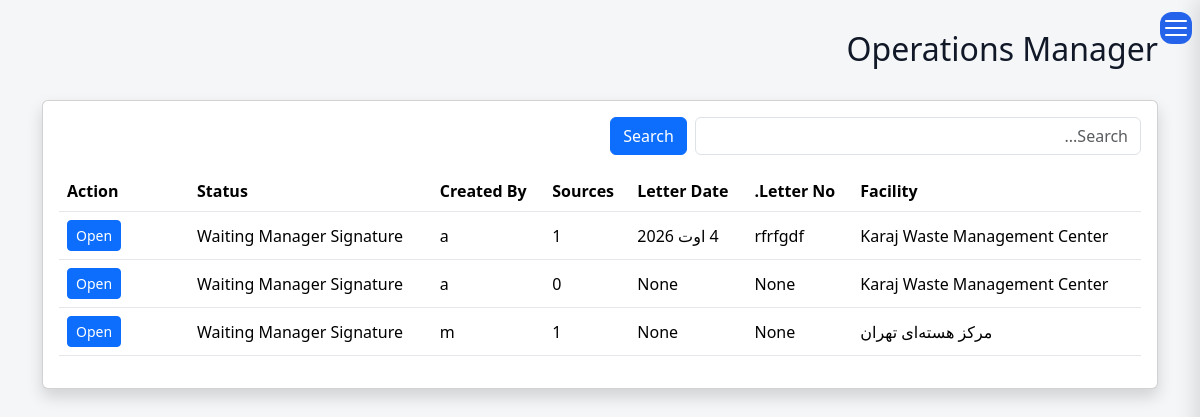
The page /operations/manager/licenses/ (signed in) on the database as committed earlier.
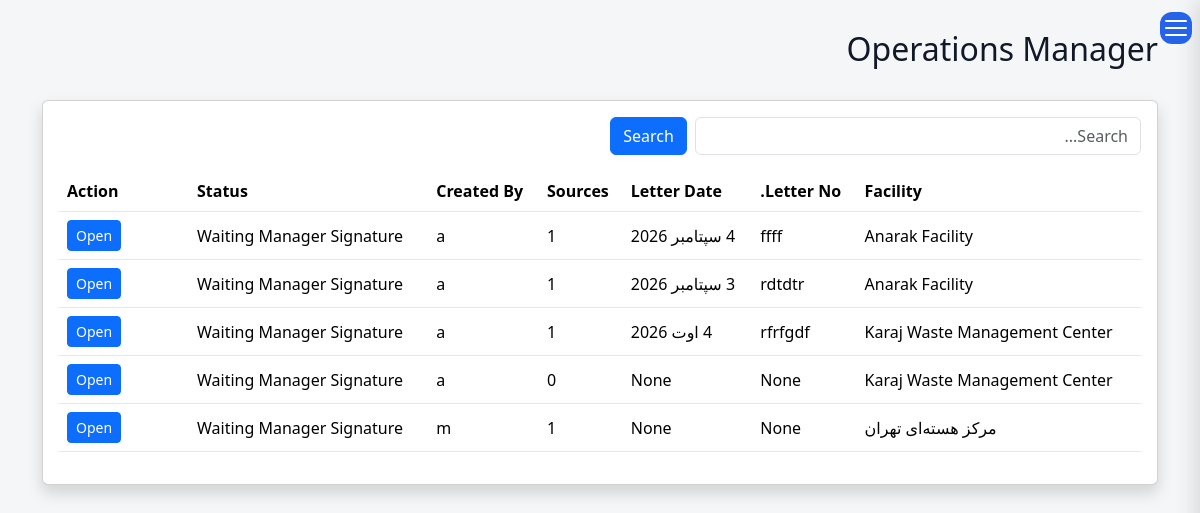
The same page on the database as committed later.
### operations/models.py (models this page shows, shortened)
class LicenseRequest(models.Model):
    facility = models.ForeignKey(
        FacilityModel,
        on_delete=models.PROTECT,
        related_name="license_requests",
    )
    letter_number = models.CharField(_("Letter Number"),
        max_length=100,
        blank=True,
        null=True,
    )
    letter_date = models.DateField(_("Letter Date"),
        blank=True,
        null=True,
    )
    discount_requested = models.BooleanField(
        _("Discount Requested"),
        default=False,
        help_text=_("If checked, the request routes to the CEO for signature after the Deputy, before Contracts."),
    )
    discount_notes = models.TextField(
        _("Discount Notes"),
        blank=True,
        null=True,
        help_text=_("Written by the creator when requesting; the CEO can edit/add to it at sign time."),
    )
    status = models.CharField( _("Status"),
        max_length=20,
        choices=LicenseStatus.choices,
        default=LicenseStatus.DRAFT,
    )
    status_date = models.DateTimeField( _("Status Date"),
        null=True,
        blank=True,
    )
    specification_completed = models.BooleanField(_("Specification Completed"),default=False,)
    description = models.TextField(
        _("Description"),
        blank=True,)
    created_by = models.ForeignKey(
        settings.AUTH_USER_MODEL,
        verbose_name=_("Created By"),
        on_delete=models.PROTECT,
    )
    created_at = models.DateTimeField( _("Created At"),
        auto_now_add=True,
    )
    updated_at = models.DateTimeField( _("Updated At"),
        auto_now=True,
    )
    history = HistoricalRecords()
    class Meta:
        ordering = ["-created_at"]
        verbose_name = _("License Request")
        verbose_name_plural = _("License Requests")

### facilities/models.py (models this page shows)
class FacilityModel(models.Model):
    name = models.CharField(
        _("Facility Name"),
        max_length=255, blank=True,null=True
    )
    responsible_person = models.CharField(
        _("Responsible Person"),
        max_length=150, blank=True,null=True
    )
    telephone = models.CharField(
        _("Telephone"),
        max_length=50, blank=True,null=True
    )
    email = models.EmailField(
        _("Email"),
        blank=True,null=True
    )
    address1 = models.CharField(
        _("Address Line 1"),
        max_length=255, blank=True,null=True
    )
    address2 = models.CharField(
        _("Address Line 2"),
        max_length=255,
         blank=True,null=True
    )
    postal_code = models.CharField(
        _("Postal Code"),
        max_length=20,
         blank=True,null=True
    )
    national_id = models.CharField(
        _("National ID"),
        max_length=50,
         blank=True,null=True
    )
    economic_code = models.CharField(
        _("Economic Code"),
        max_length=50,
         blank=True,null=True
    )
    created_at = models.DateTimeField(
        _("Created At"),
        auto_now_add=True
    )
    updated_at = models.DateTimeField(
        _("Updated At"),
        auto_now=True
    )
    class Meta:
        ordering = ["name"]
        verbose_name = _("Facility")
        verbose_name_plural = _("Facilities")
        constraints = [
            models.UniqueConstraint(
                fields=["national_id"],
                name="unique_facility_national_id",
                condition=models.Q(national_id__isnull=False),
            ),
            models.UniqueConstraint(
                fields=["postal_code"],
                name="unique_facility_postal_code",
                condition=models.Q(postal_code__isnull=False),
            ),
            models.UniqueConstraint(
                fields=["economic_code"],
                name="unique_facility_economic_code",
                condition=models.Q(economic_code__isnull=False),
            ),
        ]
    def __str__(self):
        return str(self.name) if self.name else _("Unnamed Facility")

### operations/views.py (the view, shortened to what this page needs)
def operation_manager_license_list(request):
    queryset = (
        LicenseRequest.objects
        .select_related(
            "facility",
            "created_by",
        )
        .prefetch_related(
            "sources",
        )
        .filter(
            status=LicenseStatus.WAITING_MANAGER
        )
        .order_by(
            "-created_at",
        )
    )
    search = request.GET.get("search", "")
    paginator = Paginator(queryset, 15)
    page_obj = paginator.get_page(
        request.GET.get("page")
    )
    return render(
        request,
        "operations/license_queue.html",
        {
            "page_title": _("Operations Manager"),
            "page_obj": page_obj,
            "search": search,
        },
    )

### templates/operations/license_queue.html (shortened to what this page needs)
{% extends "base.html" %}
{% load i18n %}
{% block content %}
<div class="container-fluid">
<div class="d-flex justify-content-between align-items-center mb-4">
    <h2>{{ page_title }}</h2>
</div>
<div class="card shadow">
<div class="card-body">
<form method="get" class="row g-2 mb-3">
    <div class="col-md-5">
        <input
            type="text"
            name="search"
            value="{{ search }}"
            class="form-control"
            placeholder="{% trans 'Search...' %}">
    </div>
    <div class="col-md-2">
        <button class="btn btn-primary">
            {% trans "Search" %}
        </button>
    </div>
</form>
<table class="table table-hover align-middle">
<thead>
<tr>
<th>{% trans "Facility" %}</th>
<th>{% trans "Letter No." %}</th>
<th>{% trans "Letter Date" %}</th>
<th>{% trans "Sources" %}</th>
<th>{% trans "Created By" %}</th>
<th>{% trans "Status" %}</th>
<th width="130">{% trans "Action" %}</th>
</tr>
</thead>
<tbody>
{% for license in page_obj %}
<tr>
<td>
{{ license.facility }}
</td>
<td>
{{ license.letter_number }}
</td>
<td>
{{ license.letter_date }}
</td>
<td>
{{ license.sources.count }}
</td>
<td>
{{ license.created_by }}
</td>
<td>
{{ license.get_status_display }}
</td>
<td>
<a
href="{% url 'license_sign' license.pk %}"
class="btn btn-primary btn-sm">
{% trans "Open" %}
</a>
</td>
</tr>
{% empty %}
<tr>
<td colspan="7" class="text-center">
{% trans "No licenses found." %}
</td>
</tr>
{% endfor %}
</tbody>
</table>
</div>
</div>
</div>
{% endblock %}

### templates/base.html (shortened to what this page needs)
{% load static %}
{% load i18n %}
{% get_current_language as CURRENT_LANGUAGE %}
<!DOCTYPE html>
<html
    lang="{{ CURRENT_LANGUAGE }}"
    dir="{% if CURRENT_LANGUAGE == 'fa' %}rtl{% else %}ltr{% endif %}"
    class="{% if CURRENT_LANGUAGE == 'fa' %}rtl{% else %}ltr{% endif %}"
>
<head>
<link href="{% static 'css/bootstrap.min.css' %}" rel="stylesheet">
<link rel="stylesheet"
      href="{% static 'vendor/jalali-datepicker/jalali-datepicker.css' %}">
<link rel="stylesheet" href="{% static 'css/base.css' %}">
</head>
<body>
<button class="menu-btn" id="toggleSidebar">
    <span></span>
    <span></span>
    <span></span>
</button>
    {% load i18n %}
{% get_current_language as LANGUAGE_CODE %}
<main class="main" id="main">
    {% block content %}
    {% endblock %}
</main>
</body>
</html>

### static/css/base.css (style rules this page uses)
* { margin:0; padding:0; box-sizing:border-box; }
html.rtl { font-family:Vazirmatn,sans-serif; }
:root { --bg: #f5f6f8; --card: #ffffff; --text: #111827; --muted: #6b7280; --border: #e5e7eb; --primary: #2563eb; --sidebar: #1f2937; --sidebar-text: #374151; }
body { background: var(--bg); color: var(--text); }
html.rtl .menu-btn { position: fixed; top: 12px; right: 8px; width: 32px; height: 32px; padding: 5px; border: none; border-radius: 12px; background: #2563eb; display: flex; flex-direction: column; justify-content: center; align-items: center; gap: 5px; cursor: pointer; z-index: 1200; transition: transform .25s ease, background .2s; }
.menu-btn span { width:22px; height:2px; background:white; border-radius:5px; transition:.25s; }
.main { padding:30px; text-align:start; }
th, td { padding: 12px; border-bottom: 1px solid var(--border); text-align: left; }
th { background: rgba(0,0,0,0.03); }
button { background: var(--primary); color: white; padding: 8px 14px; border: none; border-radius: 8px; cursor: pointer; }
table { width: max-content; min-width: 100%; border-collapse: collapse; }
table thead th { position: sticky; top: 0; background: var(--card); z-index: 10; }

Rows that differ between the two databases and show on the page:
added LicenseRequest: facility "Anarak Facility", letter_number "ffff", letter_date "4 سپتامبر 2026", sources.count "1", created_by "a", status "Waiting Manager Signature"
added LicenseRequest: facility "Anarak Facility", letter_number "rdtdtr", letter_date "3 سپتامبر 2026", sources.count "1", created_by "a", status "Waiting Manager Signature"
